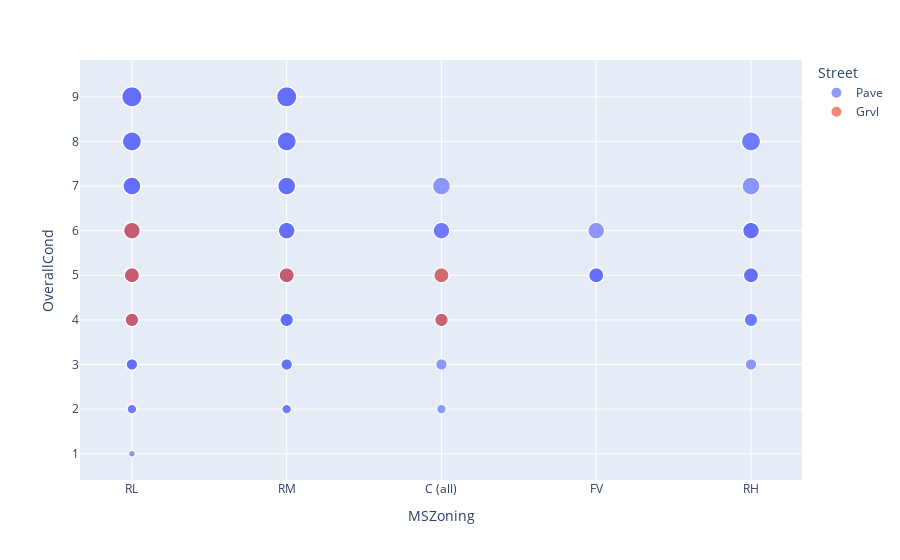

This figure's notebook cell:
### Code cell
px.scatter(df,x = 'MSZoning',y='OverallCond',color='Street', size='OverallCond')

### Figure 1 — Plotly figure (JSON) as saved in the notebook; plotly's stock layout.template omitted (floating-point values rounded to 4 significant figures; data arrays with more than 128 entries replaced by an {"elided": "..."} marker saying what was removed)
{"data": [{"hovertemplate": "Street=Pave<br>MSZoning=%{x}<br>OverallCond=%{marker.size}<extra></extra>", "legendgroup": "Pave", "marker": {"color": "#636efa", "size": {"elided": "1445 int values"}, "sizemode": "area", "sizeref": 0.0225, "symbol": "circle"}, "mode": "markers", "name": "Pave", "showlegend": true, "type": "scattergl", "x": {"elided": "1445 str values"}, "xaxis": "x", "y": {"elided": "1445 int values"}, "yaxis": "y"}, {"hovertemplate": "Street=Grvl<br>MSZoning=%{x}<br>OverallCond=%{marker.size}<extra></extra>", "legendgroup": "Grvl", "marker": {"color": "#EF553B", "size": [5, 6, 5, 5, 4, 4], "sizemode": "area", "sizeref": 0.0225, "symbol": "circle"}, "mode": "markers", "name": "Grvl", "showlegend": true, "type": "scattergl", "x": ["RM", "RL", "RL", "C (all)", "C (all)", "RL"], "xaxis": "x", "y": [5, 6, 5, 5, 4, 4], "yaxis": "y"}], "layout": {"legend": {"itemsizing": "constant", "title": {"text": "Street"}, "tracegroupgap": 0}, "margin": {"t": 60}, "xaxis": {"anchor": "y", "domain": [0, 1], "title": {"text": "MSZoning"}}, "yaxis": {"anchor": "x", "domain": [0, 1], "title": {"text": "OverallCond"}}}}
